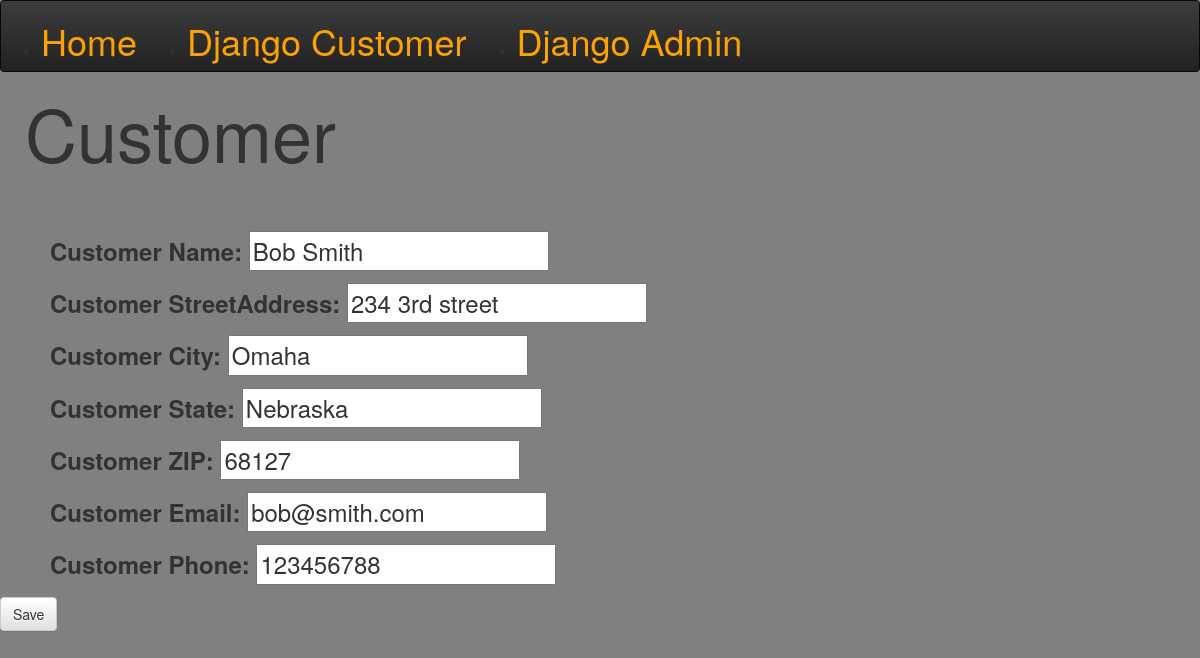
Page /customer/20/edit/ on the committed database.
### financial/models.py (models this page shows, shortened)
class Customer(models.Model):
    customer_ID = models.AutoField(primary_key=True)
    customer_Name = models.CharField(max_length=200)
    customer_StreetAddress =models.CharField(max_length=200)
    customer_City = models.CharField(max_length=200)
    customer_State = models.CharField(max_length=200)
    customer_ZIP = models.CharField(max_length=200)
    customer_Email = models.CharField(max_length=200)
    customer_Phone = models.CharField(max_length=200)
    customer_Created_Date = models.DateTimeField(
                default=timezone.now)
    customer_Modified_Date = models.DateTimeField(
                blank=True, null=True)

### financial/views.py (the view)
# urls.py: url(r'^customer/(?P<pk>\d+)/edit/$', views.customer_edit, name='customer_edit'),
def customer_edit(request, pk):
    customer = get_object_or_404(Customer, pk=pk)
    if request.method == "POST":
        customer = CustomerForm(request.POST, instance=customer)
        if customer.is_valid():
            customer = customer.save(commit=False)
            customer.save()
            return redirect('customer_details', pk=customer.pk)
    else:
        customer = CustomerForm(instance=customer)
    return render(request, 'financial/customer_edit.html', {'customer': customer})

### financial/forms.py
class CustomerForm(forms.ModelForm):
    class Meta:
        model = Customer
        fields = ('customer_Name', 'customer_StreetAddress','customer_City','customer_State','customer_ZIP','customer_Email','customer_Phone',
        )

### financial/templates/financial/customer_edit.html
{% extends 'financial/base.html' %} {% block content %}
<h1 id="title">Customer</h1>
<form method="POST" class="customer-form">{% csrf_token %} {{ customer.as_p }}
  <button type="submit" class="save btn btn-default">Save</button>
</form>
{% endblock %}

### financial/static/css/financial.css (style rules this page uses)
#title { font-size: 72px; padding-bottom: 50px; padding-left: 25px; }
p { font-size: 24px; padding-left: 50px; width: 800px; }
body { background-color: gray; }

### rows in the picture
Customer: customer_Name "Bob Smith", customer_StreetAddress "234 3rd street", customer_City "Omaha", customer_State "Nebraska", customer_ZIP "68127", customer_Email "bob@smith.com", customer_Phone "123456788"
